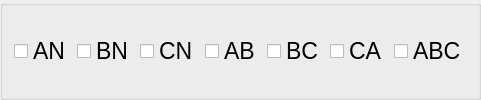
          <widget class="QGroupBox" name="groupBox_15">
           <property name="title">
            <string/>
           </property>
           <layout class="QHBoxLayout" name="horizontalLayout_5">
            <item>
             <widget class="QSttCheckBox" name="m_pSamPerFaultTypeACheck">
              <property name="font">
               <font>
                <pointsize>17</pointsize>
               </font>
              </property>
              <property name="text">
               <string>AN</string>
              </property>
             </widget>
            </item>
            <item>
             <widget class="QSttCheckBox" name="m_pSamPerFaultTypeBCheck">
              <property name="font">
               <font>
                <pointsize>17</pointsize>
               </font>
              </property>
              <property name="text">
               <string>BN</string>
              </property>
             </widget>
            </item>
            <item>
             <widget class="QSttCheckBox" name="m_pSamPerFaultTypeCCheck">
              <property name="font">
               <font>
                <pointsize>17</pointsize>
               </font>
              </property>
              <property name="text">
               <string>CN</string>
              </property>
             </widget>
            </item>
            <item>
             <widget class="QSttCheckBox" name="m_pSamPerFaultTypeABCheck">
              <property name="font">
               <font>
                <pointsize>17</pointsize>
               </font>
              </property>
              <property name="text">
               <string>AB</string>
              </property>
             </widget>
            </item>
            <item>
             <widget class="QSttCheckBox" name="m_pSamPerFaultTypeBCCheck">
              <property name="font">
               <font>
                <pointsize>17</pointsize>
               </font>
              </property>
              <property name="text">
               <string>BC</string>
              </property>
             </widget>
            </item>
            <item>
             <widget class="QSttCheckBox" name="m_pSamPerFaultTypeCACheck">
              <property name="font">
               <font>
                <pointsize>17</pointsize>
               </font>
              </property>
              <property name="text">
               <string>CA</string>
              </property>
             </widget>
            </item>
            <item>
             <widget class="QSttCheckBox" name="m_pSamPerFaultTypeABCCheck">
              <property name="font">
               <font>
                <pointsize>17</pointsize>
               </font>
              </property>
              <property name="text">
               <string>ABC</string>
              </property>
             </widget>
            </item>
           </layout>
          </widget>
